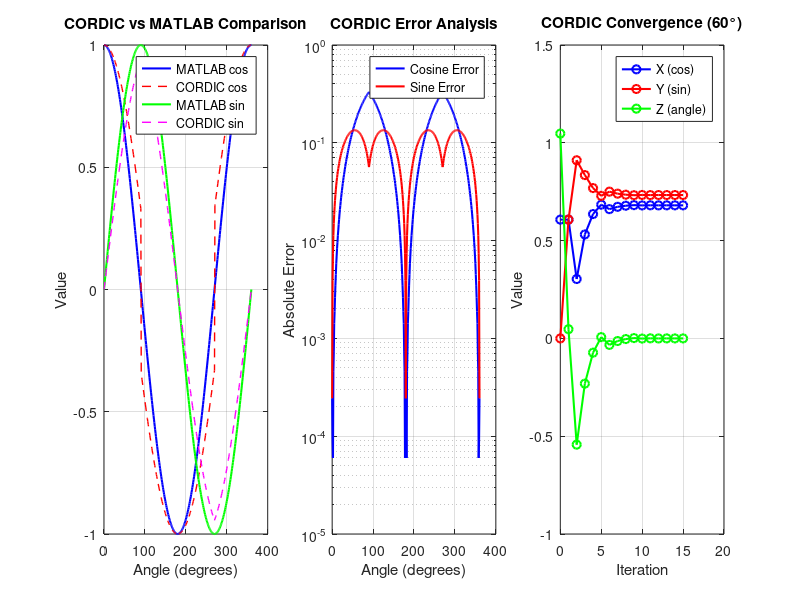

MATLAB code for this plot:
%% CORDIC MATLAB Model - Golden Reference Implementation
% This model implements the CORDIC algorithm using fixed-point arithmetic
% to match the Verilog implementation exactly

function matlab_model()
    clc; clear; close all;
    
    %% Parameters (matching Verilog implementation)
    WIDTH = 16;           % Data width for coordinates
    ITERATIONS = 15;      % Number of CORDIC iterations
    ANGLE_WIDTH = 32;     % Angle width in bits
    
    %% Fixed-point scaling factors
    COORD_SCALE = 2^(WIDTH-2);     % Coordinate scaling factor
    ANGLE_SCALE = 2^(ANGLE_WIDTH-3); % Angle scaling factor
    
    %% CORDIC constants
    % CORDIC gain compensation factor (≈ 0.6072529350088812561694)
    CORDIC_GAIN_REAL = 0.6072529350088812561694;
    CORDIC_GAIN_FIXED = round(CORDIC_GAIN_REAL * COORD_SCALE);
    
    %% Arctangent lookup table (matching Verilog)
    % atan(2^-i) values scaled for fixed-point representation
    ATAN_TABLE = [
        hex2dec('20000000');  % atan(2^0)
        hex2dec('12E4051E');  % atan(2^-1)
        hex2dec('09FB385B');  % atan(2^-2)
        hex2dec('051111D4');  % atan(2^-3)
        hex2dec('028B0D43');  % atan(2^-4)
        hex2dec('0145D7E1');  % atan(2^-5)
        hex2dec('00A2F61E');  % atan(2^-6)
        hex2dec('00517C55');  % atan(2^-7)
        hex2dec('0028BE53');  % atan(2^-8)
        hex2dec('00145F2F');  % atan(2^-9)
        hex2dec('000A2F98');  % atan(2^-10)
        hex2dec('000517CC');  % atan(2^-11)
        hex2dec('00028BE6');  % atan(2^-12)
        hex2dec('000145F3');  % atan(2^-13)
        hex2dec('0000A2FA')   % atan(2^-14)
    ];
    
    %% Test angles (in degrees) - including extreme angles
    test_angles_deg = [0, 30, 45, 60, 90, 120, 135, 150, 180, 210, 225, 240, 270, 300, 315, 330, 360, ...
                      450, -90, -180, 720, 810, 900, -360, -450, -720, 1080, 1440, -900, -1080];
    
    %% Run tests and compare with MATLAB built-in functions
    fprintf('=== CORDIC MATLAB Model Verification ===\n');
    fprintf('Parameters: WIDTH=%d, ITERATIONS=%d, ANGLE_WIDTH=%d\n', WIDTH, ITERATIONS, ANGLE_WIDTH);
    fprintf('CORDIC Gain: %.10f (Fixed: %d)\n\n', CORDIC_GAIN_REAL, CORDIC_GAIN_FIXED);
    
    fprintf('%-10s %-10s %-10s %-10s %-10s %-10s %-10s\n', ...
            'Angle(°)', 'MATLAB_cos', 'CORDIC_cos', 'Cos_Error', 'MATLAB_sin', 'CORDIC_sin', 'Sin_Error');
    fprintf('%s\n', repmat('-', 1, 80));
    
    total_cos_error = 0;
    total_sin_error = 0;
    max_cos_error = 0;
    max_sin_error = 0;
    
    for i = 1:length(test_angles_deg)
        angle_deg = test_angles_deg(i);
        angle_rad = angle_deg * pi / 180;
        
        % MATLAB reference values
        matlab_cos = cos(angle_rad);
        matlab_sin = sin(angle_rad);
        
        % CORDIC calculation
        [cordic_cos, cordic_sin] = cordic_fixed_point(angle_rad, CORDIC_GAIN_FIXED, ...
                                                     ATAN_TABLE, ITERATIONS, COORD_SCALE, ANGLE_SCALE);
        
        % Calculate errors
        cos_error = abs(matlab_cos - cordic_cos);
        sin_error = abs(matlab_sin - cordic_sin);
        
        % Accumulate statistics
        total_cos_error = total_cos_error + cos_error;
        total_sin_error = total_sin_error + sin_error;
        max_cos_error = max(max_cos_error, cos_error);
        max_sin_error = max(max_sin_error, sin_error);
        
        % Print results
        fprintf('%-10.1f %-10.6f %-10.6f %-10.6f %-10.6f %-10.6f %-10.6f\n', ...
                angle_deg, matlab_cos, cordic_cos, cos_error, matlab_sin, cordic_sin, sin_error);
    end
    
    %% Statistics
    fprintf('\n=== Accuracy Statistics ===\n');
    fprintf('Average Cosine Error: %.8f\n', total_cos_error / length(test_angles_deg));
    fprintf('Average Sine Error:   %.8f\n', total_sin_error / length(test_angles_deg));
    fprintf('Maximum Cosine Error: %.8f\n', max_cos_error);
    fprintf('Maximum Sine Error:   %.8f\n', max_sin_error);
    
    % Calculate effective number of bits
    if max_cos_error > 0
        cos_bits = -log2(max_cos_error);
        fprintf('Cosine Accuracy: ~%.1f bits\n', cos_bits);
    end
    if max_sin_error > 0
        sin_bits = -log2(max_sin_error);
        fprintf('Sine Accuracy:   ~%.1f bits\n', sin_bits);
    end
    
    %% Generate plots
    figure('Position', [100, 100, 1200, 400]);
    
    % Plot 1: CORDIC vs MATLAB comparison
    subplot(1, 3, 1);
    angle_range = 0:1:360;
    matlab_cos_vals = cos(angle_range * pi / 180);
    matlab_sin_vals = sin(angle_range * pi / 180);
    
    cordic_cos_vals = zeros(size(angle_range));
    cordic_sin_vals = zeros(size(angle_range));
    
    for i = 1:length(angle_range)
        [cordic_cos_vals(i), cordic_sin_vals(i)] = cordic_fixed_point(angle_range(i) * pi / 180, ...
                                                                     CORDIC_GAIN_FIXED, ATAN_TABLE, ITERATIONS, COORD_SCALE, ANGLE_SCALE);
    end
    
    plot(angle_range, matlab_cos_vals, 'b-', 'LineWidth', 1.5, 'DisplayName', 'MATLAB cos');
    hold on;
    plot(angle_range, cordic_cos_vals, 'r--', 'LineWidth', 1, 'DisplayName', 'CORDIC cos');
    plot(angle_range, matlab_sin_vals, 'g-', 'LineWidth', 1.5, 'DisplayName', 'MATLAB sin');
    plot(angle_range, cordic_sin_vals, 'm--', 'LineWidth', 1, 'DisplayName', 'CORDIC sin');
    xlabel('Angle (degrees)');
    ylabel('Value');
    title('CORDIC vs MATLAB Comparison');
    legend('Location', 'best');
    grid on;
    
    % Plot 2: Error analysis
    subplot(1, 3, 2);
    cos_errors = abs(matlab_cos_vals - cordic_cos_vals);
    sin_errors = abs(matlab_sin_vals - cordic_sin_vals);
    
    semilogy(angle_range, cos_errors, 'b-', 'LineWidth', 1.5, 'DisplayName', 'Cosine Error');
    hold on;
    semilogy(angle_range, sin_errors, 'r-', 'LineWidth', 1.5, 'DisplayName', 'Sine Error');
    xlabel('Angle (degrees)');
    ylabel('Absolute Error');
    title('CORDIC Error Analysis');
    legend('Location', 'best');
    grid on;
    
    % Plot 3: CORDIC convergence
    subplot(1, 3, 3);
    test_angle = 60 * pi / 180; % Test with 60 degrees
    [~, ~, convergence_data] = cordic_fixed_point_debug(test_angle, CORDIC_GAIN_FIXED, ...
                                                       ATAN_TABLE, ITERATIONS, COORD_SCALE, ANGLE_SCALE);
    
    plot(0:ITERATIONS, convergence_data.x_vals, 'b-o', 'LineWidth', 1.5, 'DisplayName', 'X (cos)');
    hold on;
    plot(0:ITERATIONS, convergence_data.y_vals, 'r-o', 'LineWidth', 1.5, 'DisplayName', 'Y (sin)');
    plot(0:ITERATIONS, convergence_data.z_vals, 'g-o', 'LineWidth', 1.5, 'DisplayName', 'Z (angle)');
    xlabel('Iteration');
    ylabel('Value');
    title(sprintf('CORDIC Convergence (%.0f°)', test_angle * 180 / pi));
    legend('Location', 'best');
    grid on;
    
    % Save the plot
    saveas(gcf, 'cordic_analysis.png');
    
    fprintf('\nPlots saved as cordic_analysis.png\n');
    fprintf('MATLAB model verification complete!\n');
end

%% CORDIC Fixed-Point Implementation
function [cos_out, sin_out] = cordic_fixed_point(angle_rad, cordic_gain, atan_table, iterations, coord_scale, angle_scale)
    % Convert to fixed-point
    angle_fixed = round(angle_rad * angle_scale);
    
    % Quadrant correction
    [normalized_angle, x_sign, y_sign] = quadrant_correction(angle_fixed, angle_scale);
    
    % Initialize CORDIC variables
    x = cordic_gain;
    y = 0;
    z = normalized_angle;
    
    % CORDIC iterations
    for i = 1:iterations
        if z >= 0
            % Clockwise rotation
            x_new = x - arithmetic_right_shift(y, i-1);
            y_new = y + arithmetic_right_shift(x, i-1);
            z_new = z - atan_table(i);
        else
            % Counter-clockwise rotation
            x_new = x + arithmetic_right_shift(y, i-1);
            y_new = y - arithmetic_right_shift(x, i-1);
            z_new = z + atan_table(i);
        end
        
        x = x_new;
        y = y_new;
        z = z_new;
    end
    
    % Apply quadrant correction and convert to floating-point
    if x_sign
        x = -x;
    end
    if y_sign
        y = -y;
    end
    
    cos_out = double(x) / coord_scale;
    sin_out = double(y) / coord_scale;
end

%% CORDIC with debug information
function [cos_out, sin_out, debug_data] = cordic_fixed_point_debug(angle_rad, cordic_gain, atan_table, iterations, coord_scale, angle_scale)
    angle_fixed = round(angle_rad * angle_scale);
    [normalized_angle, x_sign, y_sign] = quadrant_correction(angle_fixed, angle_scale);
    
    x = cordic_gain;
    y = 0;
    z = normalized_angle;
    
    % Store convergence data
    debug_data.x_vals = zeros(1, iterations + 1);
    debug_data.y_vals = zeros(1, iterations + 1);
    debug_data.z_vals = zeros(1, iterations + 1);
    
    debug_data.x_vals(1) = double(x) / coord_scale;
    debug_data.y_vals(1) = double(y) / coord_scale;
    debug_data.z_vals(1) = double(z) / angle_scale;
    
    for i = 1:iterations
        if z >= 0
            x_new = x - arithmetic_right_shift(y, i-1);
            y_new = y + arithmetic_right_shift(x, i-1);
            z_new = z - atan_table(i);
        else
            x_new = x + arithmetic_right_shift(y, i-1);
            y_new = y - arithmetic_right_shift(x, i-1);
            z_new = z + atan_table(i);
        end
        
        x = x_new;
        y = y_new;
        z = z_new;
        
        debug_data.x_vals(i+1) = double(x) / coord_scale;
        debug_data.y_vals(i+1) = double(y) / coord_scale;
        debug_data.z_vals(i+1) = double(z) / angle_scale;
    end
    
    if x_sign, x = -x; end
    if y_sign, y = -y; end
    
    cos_out = double(x) / coord_scale;
    sin_out = double(y) / coord_scale;
end

%% Enhanced quadrant correction function for unlimited angle range
function [normalized_angle, x_sign, y_sign] = quadrant_correction(angle_fixed, angle_scale)
    PI = round(pi * angle_scale);
    PI_2 = round(pi/2 * angle_scale);
    TWO_PI = round(2*pi * angle_scale);
    PI_3_2 = round(3*pi/2 * angle_scale);
    
    normalized_angle = angle_fixed;
    x_sign = false;
    y_sign = false;
    
    % Enhanced normalization to [-2π, 2π] for unlimited input range
    % This handles any magnitude of input angle efficiently
    if abs(normalized_angle) > TWO_PI
        % Use modulo operation for very large angles
        normalized_angle = mod(normalized_angle + TWO_PI, 2*TWO_PI) - TWO_PI;
    end
    
    % Quadrant correction
    if normalized_angle > PI_2 && normalized_angle <= PI
        % Second quadrant
        normalized_angle = PI - normalized_angle;
        x_sign = true;
    elseif normalized_angle > PI && normalized_angle <= (3*PI_2)
        % Third quadrant
        normalized_angle = normalized_angle - PI;
        x_sign = true;
        y_sign = true;
    elseif normalized_angle > (3*PI_2)
        % Fourth quadrant
        normalized_angle = TWO_PI - normalized_angle;
        y_sign = true;
    elseif normalized_angle < -PI_2
        if normalized_angle >= -PI
            % Third quadrant (negative)
            normalized_angle = -PI - normalized_angle;
            x_sign = true;
            y_sign = true;
        else
            % Second quadrant (negative)
            normalized_angle = normalized_angle + PI;
            x_sign = true;
        end
    end
end

%% Arithmetic right shift (sign-extending)
function result = arithmetic_right_shift(value, shift_amount)
    if value >= 0
        result = floor(value / (2^shift_amount));
    else
        result = -floor(abs(value) / (2^shift_amount));
    end
end